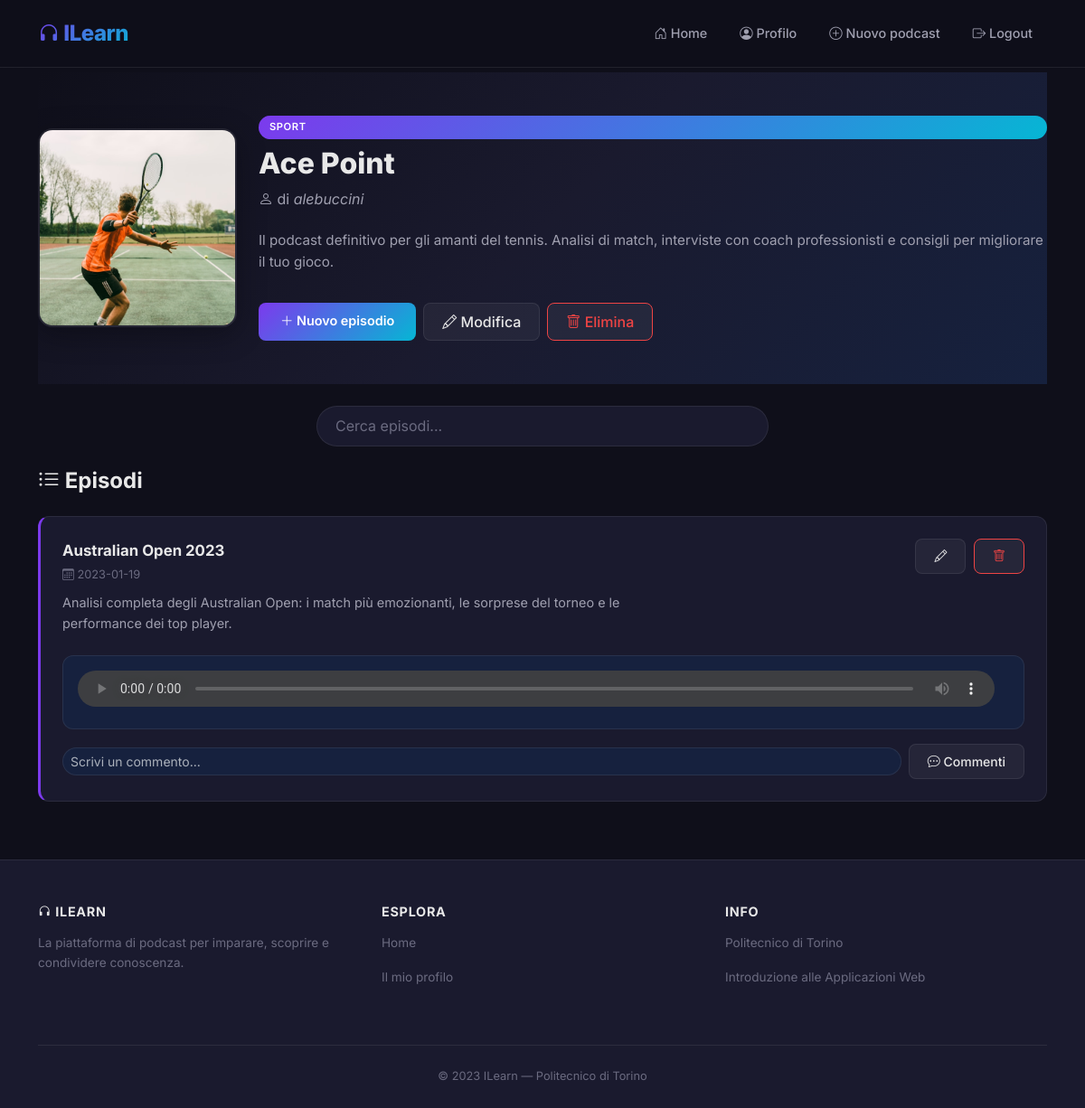
Page /podcast/1 (signed in) on the committed database.
### tables this page shows
CREATE TABLE "PODCAST" (
	"podcast_id"	INTEGER NOT NULL,
	"Titolo"	TEXT NOT NULL,
	"Descrizione"	TEXT NOT NULL,
	"Categoria"	TEXT NOT NULL,
	"utente_id"	INTEGER NOT NULL,
	"Estensione"	TEXT NOT NULL,
	PRIMARY KEY("podcast_id" AUTOINCREMENT),
	FOREIGN KEY("utente_id") REFERENCES "UTENTI"("ID") ON DELETE CASCADE
);

CREATE TABLE "UTENTI" (
	"ID"	INTEGER NOT NULL,
	"Email"	TEXT NOT NULL,
	"Username"	TEXT NOT NULL,
	"Password"	TEXT NOT NULL,
	"Tipo"	INTEGER NOT NULL,
	PRIMARY KEY("ID" AUTOINCREMENT)
);

CREATE TABLE "EPISODI" (
	"episodio_id"	INTEGER NOT NULL,
	"podcast_id"	INTEGER NOT NULL,
	"Titolo"	TEXT NOT NULL,
	"Descrizione"	TEXT NOT NULL,
	"DataCreazione"	TEXT NOT NULL,
	"Estensione"	TEXT NOT NULL,
	PRIMARY KEY("episodio_id" AUTOINCREMENT),
	FOREIGN KEY("podcast_id") REFERENCES "PODCAST"("podcast_id") ON DELETE CASCADE
);

### app.py (the view)
@app.route('/podcast/<int:podcast_id>')
def podcast(podcast_id):
    podcast = db_interaction.get_podcast_by_id(podcast_id)
    episodi = db_interaction.get_episodi_by_podcast_id(podcast_id)
    if current_user.is_authenticated:
        userid = current_user.get_id()
        user = db_interaction.get_user_by_id(userid)
        podcast_seguiti = db_interaction.get_podcast_seguiti(userid)
        id_podcast_seguiti = db_interaction.get_id_podcast_seguiti(userid)
        isactive = True
        return render_template('podcast.html', podcast=podcast, episodi=episodi, user=user, isactive=isactive, podcast_seguiti=podcast_seguiti, id_podcast_seguiti=id_podcast_seguiti)
    else:
        isactive = False
        return render_template('podcast.html', podcast=podcast, isactive=isactive, episodi=episodi)

### app.py (called while the page is built)
@login_manager.user_loader
def load_user(user_id):
    db_user = db_interaction.get_user_with_password_by_id(user_id)
    user = User(id=db_user['ID'], email=db_user['Email'], password=db_user['Password'], type=db_user['Tipo'], username=db_user['Username'])
    return user

### db_interaction.py (called while the page is built)
def get_user_with_password_by_id(id):
    conn = sqlite3.connect('db/podcast.db')
    conn.row_factory = sqlite3.Row
    cursor = conn.cursor()
    sql = 'SELECT * FROM UTENTI WHERE ID = ?'
    cursor.execute(sql, (id,))
    user = cursor.fetchone()
    cursor.close()
    conn.close()
    return user

def get_user_by_id(id):
    conn = sqlite3.connect('db/podcast.db')
    conn.row_factory = sqlite3.Row
    cursor = conn.cursor()
    sql = 'SELECT ID, Email, Username, Tipo FROM UTENTI WHERE ID = ?'
    cursor.execute(sql, (id,))
    user = cursor.fetchone()
    cursor.close()
    conn.close()
    return user

def get_podcast_by_id(podcast_id):
    conn = sqlite3.connect('db/podcast.db')
    conn.row_factory = sqlite3.Row
    cursor = conn.cursor()
    sql = 'SELECT * FROM PODCAST, UTENTI WHERE PODCAST.utente_id = UTENTI.ID AND podcast_id = ?'
    cursor.execute(sql, (podcast_id,))
    podcast = cursor.fetchone()
    cursor.close()
    conn.close()
    return podcast

def get_id_podcast_seguiti(user_id):
    seguiti = []
    conn = sqlite3.connect('db/podcast.db')
    conn.row_factory = sqlite3.Row
    cursor = conn.cursor()
    sql = 'SELECT FOLLOW.podcast_id FROM FOLLOW, PODCAST WHERE FOLLOW.podcast_id = PODCAST.podcast_id AND FOLLOW.utente_id = ?'
    cursor.execute(sql, (user_id,))
    result = cursor.fetchall() #elenco IDSerie in un oggetto row
    for row in result:
        elem = row[0]
        seguiti.append(elem)
    cursor.close()
    conn.close()
    return seguiti

def get_podcast_seguiti(userid):
    conn = sqlite3.connect('db/podcast.db')
    conn.row_factory = sqlite3.Row
    cursor = conn.cursor()
    sql = 'SELECT * FROM PODCAST, FOLLOW, UTENTI WHERE PODCAST.podcast_id = FOLLOW.podcast_id AND PODCAST.utente_id = UTENTI.ID AND FOLLOW.utente_id = ?'
    cursor.execute(sql, (userid,))
    podcasts = cursor.fetchall()
    cursor.close()
    conn.close()
    return podcasts

### templates/podcast.html (shortened to what this page needs)
{% extends "base.html" %}
{% block content %}
<div class="podcast-hero" data-aos="fade-in">
    <div class="podcast-hero-content">
        <div class="row align-items-center g-4">
            <div class="col-md-auto text-center">
                <img class="podcast-hero-img"
                     src="{{ url_for('static', filename='podcast' + podcast.podcast_id|string + podcast.Estensione) }}"
                     alt="Immagine del podcast {{ podcast.Titolo }}">
            </div>
            <div class="col-md podcast-hero-info">
                <span class="badge-category mb-2">{{ podcast.categoria }}</span>
                <h1>{{ podcast.Titolo }}</h1>
                <p class="podcast-author"><i class="bi bi-person"></i> di <em>{{ podcast.username }}</em></p>
                <p class="podcast-description">{{ podcast.Descrizione }}</p>
                <div class="d-flex flex-wrap gap-2 mt-3">
                    {% if isactive %}
                        {% if user.Tipo == 1 and podcast.utente_id == user.ID %}
                        <a href="{{ url_for('nuovoEpisodio', podcast_id=podcast.podcast_id) }}" class="btn btn-gradient">
                            <i class="bi bi-plus-lg"></i> Nuovo episodio
                        </a>
                        <a href="{{ url_for('modificaPodcast', podcast_id=podcast.podcast_id) }}" class="btn btn-glass">
                            <i class="bi bi-pencil"></i> Modifica
                        </a>
                        <a href="{{ url_for('cancellaPodcast', podcast_id=podcast.podcast_id) }}" class="btn btn-glass" style="border-color: #ef4444; color: #ef4444;">
                            <i class="bi bi-trash"></i> Elimina
                        </a>
                        {% endif %}
                    {% else %}
                    <a href="{{ url_for('login') }}" class="btn btn-gradient">
                        <i class="bi bi-box-arrow-in-right"></i> Accedi per più funzionalità
                    </a>
                    {% endif %}
                </div>
            </div>
        </div>
    </div>
</div>
<div class="searchbar-wrapper" data-aos="fade-up">
    <input class="form-control" type="text" placeholder="Cerca episodi..." aria-label="Cerca" id="searchbar">
</div>
{% if episodi %}
<h5 class="section-heading" data-aos="fade-up"><i class="bi bi-list-ul"></i> Episodi</h5>
<div id="episodi-list">
    {% for episodio in episodi %}
    <div class="episode-item" data-aos="fade-left" data-aos-delay="{{ loop.index0 * 80 }}">
        <div class="row align-items-start">
            <div class="col-md-8">
                <div class="episode-title">
                    <a href="{{ url_for('singoloEpisodio', episodio_id=episodio.episodio_id) }}">
                        {{ episodio.Titolo }}
                    </a>
                </div>
                <div class="episode-date"><i class="bi bi-calendar3"></i> {{ episodio.DataCreazione }}</div>
                <p class="episode-desc">{{ episodio.Descrizione }}</p>
            </div>
            <div class="col-md-4 text-end">
                {% if isactive and user.Tipo == 1 and podcast.utente_id == user.ID %}
                <a href="{{ url_for('modificaEpisodio', titolo=episodio.Titolo) }}" class="btn btn-glass btn-sm me-1">
                    <i class="bi bi-pencil"></i>
                </a>
                <a href="{{ url_for('cancellaEpisodio', titolo=episodio.Titolo) }}" class="btn btn-glass btn-sm" style="border-color: #ef4444; color: #ef4444;">
                    <i class="bi bi-trash"></i>
                </a>
                {% endif %}
            </div>
        </div>
        {% if isactive %}
        <div class="audio-player-wrapper mt-2">
            <audio src="{{ url_for('static', filename='episodio' + episodio.episodio_id|string + 'podcast' + episodio.podcast_id|string + episodio.Estensione) }}" controls></audio>
        </div>
        <div class="d-flex align-items-center gap-2 mt-3">
            <div class="flex-grow-1">
                <form action="/nuovoCommento" method="POST" enctype="multipart/form-data" class="d-flex gap-2">
                    <input class="form-control form-control-sm" type="text" placeholder="Scrivi un commento..."
                           name="testo_commento" style="background: var(--bg-elevated); border-color: var(--border-glass); color: var(--text-primary); border-radius: 50px;">
                </form>
            </div>
            <a href="{{ url_for('singoloEpisodio', episodio_id=episodio.episodio_id) }}" class="btn btn-glass btn-sm">
                <i class="bi bi-chat-dots"></i> Commenti
            </a>
        </div>
        {% endif %}
    </div>
    {% endfor %}
</div>
{% else %}
<div class="text-center py-4" data-aos="fade-up">
    <p style="color: var(--text-secondary);">Non sono presenti episodi.</p>
</div>
{% endif %}
<div class="pb-5"></div>
{% endblock %}

### static/style.css (style rules this page uses)
:root { --bg-primary: #0f0f1a; --bg-card: #1a1a2e; --bg-elevated: #16213e; --bg-glass: rgba(255, 255, 255, 0.05); --bg-glass-hover: rgba(255, 255, 255, 0.08); --accent-primary: #7c3aed; --accent-secondary: #06b6d4; --gradient-accent: linear-gradient(135deg, #7c3aed, #06b6d4); --gradient-hero: linear-gradient(135deg, #0f0f1a 0%, #1a1a2e 50%, #16213e 100%); --text-primary: #e8e8e8; --text-secondary: #a0a0b0; --text-muted: #6b6b80; --border-glass: rgba(255, 255, 255, 0.08); --shadow-card: 0 8px 32px rgba(0, 0, 0, 0.3); --shadow-hover: 0 16px 48px rgba(124, 58, 237, 0.15); --shadow-glow: 0 0 20px rgba(124, 58, 237, 0.3); --radius-sm: 8px; --radius-md: 12px; --radius-lg: 16px; --radius-xl: 24px; --transition-fast: 0.2s ease; --transition-normal: 0.3s ease; --transition-slow: 0.5s ease; }
* { margin: 0; padding: 0; box-sizing: border-box; }
body { font-family: 'Inter', sans-serif; background-color: var(--bg-primary); color: var(--text-primary); line-height: 1.6; overflow-x: hidden; min-height: 100vh; display: flex; flex-direction: column; }
a { color: var(--accent-secondary); text-decoration: none; transition: color var(--transition-fast); }
.badge-category { display: inline-block; padding: 0.25rem 0.75rem; border-radius: 50px; font-size: 0.7rem; font-weight: 600; text-transform: uppercase; letter-spacing: 0.05em; background: var(--gradient-accent); color: white; }
.episode-item { background: var(--bg-card); border: 1px solid var(--border-glass); border-left: 3px solid var(--accent-primary); border-radius: var(--radius-md); padding: 1.5rem; margin-bottom: 1rem; transition: all var(--transition-normal); }
.episode-item .episode-title { font-weight: 700; font-size: 1.05rem; color: var(--text-primary); margin-bottom: 0.25rem; }
.episode-item .episode-title a { color: var(--text-primary); transition: color var(--transition-fast); }
.episode-item .episode-date { font-size: 0.8rem; color: var(--text-muted); margin-bottom: 0.5rem; }
.episode-item .episode-desc { color: var(--text-secondary); font-size: 0.9rem; }
.audio-player-wrapper { background: var(--bg-elevated); border: 1px solid var(--border-glass); border-radius: var(--radius-md); padding: 1rem; margin-top: 1rem; }
.audio-player-wrapper audio { width: 100%; height: 40px; border-radius: var(--radius-sm); filter: invert(0.05); }
.btn-gradient { background: var(--gradient-accent); color: white; border: none; border-radius: var(--radius-sm); padding: 0.6rem 1.5rem; font-weight: 600; font-size: 0.9rem; transition: all var(--transition-normal); cursor: pointer; }
.btn-glass { background: var(--bg-glass); color: var(--text-primary); border: 1px solid var(--border-glass); border-radius: var(--radius-sm); padding: 0.5rem 1.25rem; font-weight: 500; transition: all var(--transition-fast); }
.podcast-hero { position: relative; padding: 3rem 0; overflow: hidden; }
.podcast-hero::before { content: ''; position: absolute; top: 0; left: 0; width: 100%; height: 100%; background: var(--gradient-hero); z-index: 0; }
.podcast-hero-content { position: relative; z-index: 1; }
.podcast-hero-img { width: 220px; height: 220px; object-fit: cover; border-radius: var(--radius-lg); box-shadow: var(--shadow-card); border: 2px solid var(--border-glass); }
.podcast-hero-info { display: flex; flex-direction: column; justify-content: center; }
.podcast-hero-info h1 { font-weight: 800; font-size: 2rem; margin-bottom: 0.5rem; }
.podcast-hero-info .podcast-author { color: var(--text-secondary); font-size: 1rem; margin-bottom: 0.5rem; }
.podcast-hero-info .podcast-description { color: var(--text-secondary); font-size: 0.95rem; margin-top: 0.75rem; }
.searchbar-wrapper { max-width: 500px; margin: 1.5rem auto; }
.searchbar-wrapper .form-control { background: var(--bg-card); border: 1px solid var(--border-glass); border-radius: 50px; color: var(--text-primary); padding: 0.6rem 1.25rem; transition: all var(--transition-fast); }
.searchbar-wrapper .form-control::placeholder { color: var(--text-muted); }
.section-heading { font-weight: 700; font-size: 1.5rem; margin-bottom: 1.5rem; color: var(--text-primary); }

### rows in the picture
PODCAST: podcast_id+Estensione (picture), categoria "SPORT", Titolo "Ace Point", Descrizione "Il podcast definitivo per gli amanti del tennis. Analisi di match, interviste con coach professionisti e consigli per migliorare il tuo gioco."
UTENTI: username "alebuccini"
EPISODI: Titolo "Australian Open 2023", DataCreazione "2023-01-19", Descrizione "Analisi completa degli Australian Open: i match più emozionanti, le sorprese del torneo e le performance dei top player."
